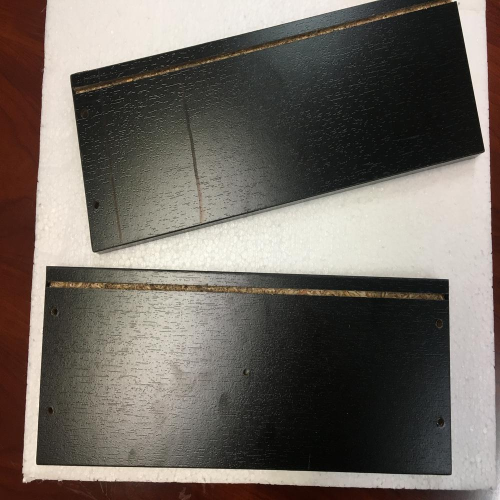
#> input picture cv/2.jpeg, 1000 x 1000 px (shown at 1/2 size); the run also reads 1 picture not shown here
$ python main.py   (older library calls are emulated)
#> lines starting #> are read from the running program, lines starting #| are printed output that depends on the picture
### cv/sift.py
import numpy as np
import cv2
from PIL import Image
import sys
from matplotlib import pyplot as plt


def preprocess(file):
    sImg = Image.open(file)
    w, h = sImg.size
    if w > 1000 and h > 1000:
        dImg=sImg.resize((1000, 1000),Image.ANTIALIAS)
        dImg.save(file)
    elif w > 1000:
        dImg=sImg.resize((1000, h),Image.ANTIALIAS)
        dImg.save(file)
    elif h > 1000:
        dImg=sImg.resize((w, 1000),Image.ANTIALIAS)
        dImg.save(file)


def recognize_from_image(files=['2.jpeg', '1.jpeg']):
    if len(files) < 2:
        return False
    origin_photo = files[0]
    MIN_MATCH_COUNT = 10
    img_colored = cv2.imread(files[0], cv2.IMREAD_COLOR)
#> img_colored is the input picture: shape (1000, 1000, 3); mean B, G, R 97.3, 104.3, 111.1
    origin = cv2.imread(files[0], 0) # trainImage
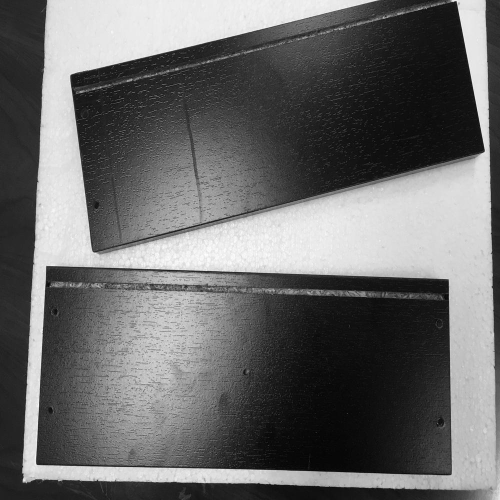
#> origin: shape (1000, 1000) (shown at 1/2 size); min 0, max 255, mean 105.5

    # Preprocess the pictures to accelerate
    for item in files:
        preprocess(item)

    i = 1
    print('before loop')
    while i < len(files):
        print(files[i])
        img = cv2.imread(files[i], 0)  # queryImage
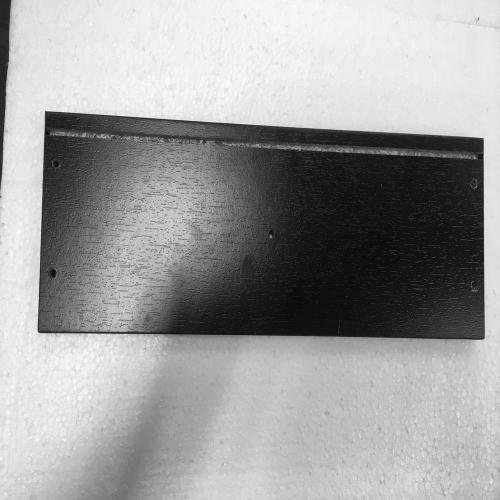
#> img: shape (1000, 1000) (shown at 1/2 size); min 0, max 255, mean 157

        # Initiate SIFT detector
        sift = cv2.xfeatures2d.SIFT_create()

        # find the keypoints and descriptors with SIFT
        kp1, des1 = sift.detectAndCompute(img,None)
#> kp1 = 1172 keypoints; strongest (x, y, size): (107, 240, 27.4), (163, 313, 124.3), (951, 291, 24.4), (92, 225, 4.4)
        kp2, des2 = sift.detectAndCompute(origin,None)
#> kp2 = 1873 keypoints; strongest (x, y, size): (122, 460, 86.2), (155, 159, 21.5), (911, 4, 3), (48, 961, 5.4)


        FLANN_INDEX_KDTREE = 0
        index_params = dict(algorithm=FLANN_INDEX_KDTREE, trees=5)
        search_params = dict(checks=50)
        flann = cv2.FlannBasedMatcher(index_params, search_params)
        matches = flann.knnMatch(des1, des2, k=2)
#> matches = 1172 matches

        # store all the good matches as per Lowe's ratio test.
        good = []
        for m, n in matches:
            if m.distance < 0.7*n.distance:
                good.append(m)
#> after the loop, good = 57 matches

        if len(good) > MIN_MATCH_COUNT:
            src_pts = np.float32([kp1[m.queryIdx].pt for m in good]).reshape(-1, 1, 2)
#> src_pts = 57 rows, first 8: [12.13, 194.8], [18.14, 126.6], [19.08, 104.6], [92.44, 225.1], [93.35, 265.3], [135, 255.5], [165.1, 658.2], [228.5, 531.3]
            dst_pts = np.float32([kp2[m.trainIdx].pt for m in good]).reshape(-1, 1, 2)
#> dst_pts = 57 rows, first 8: [84.44, 195.4], [88.97, 138.7], [89.63, 119.5], [94.34, 534.1], [892.8, 593.8], [828.7, 581.7], [463.5, 552.8], [206.2, 807.3]

            M, mask = cv2.findHomography(src_pts, dst_pts, cv2.RANSAC, 5.0)
#> M = [[0.831, -0.03, 22.94], [-0.0668, 0.839, 341.3], [-7.1e-05, -5.31e-05, 1]]; mask = 57 values, max 1 at index 3, min 0 at index 0, mean 0.772
            matchesMask = mask.ravel().tolist()
#> matchesMask has the same summary as mask

            h, w = img.shape
#> h = 1000; w = 1000
            pts = np.float32([[0, 0], [0, h-1], [w-1, h-1], [w-1, 0]]).reshape(-1, 1, 2)
#> pts = [[0, 0], [0, 999], [999, 999], [999, 0]]
            dst = cv2.perspectiveTransform(pts, M)
#> dst = [[22.94, 341.3], [-7.38, 1245], [939.4, 1269.6], [918, 295.5]]

            origin = cv2.polylines(img_colored, [np.int32(dst)], True, (255,0,0), 7, cv2.LINE_AA)
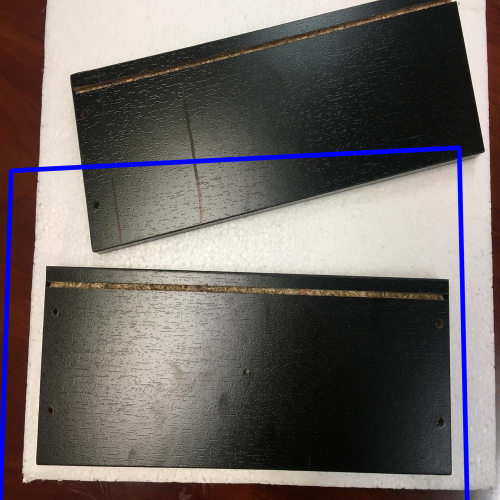
#> origin: shape (1000, 1000, 3) (shown at 1/2 size); mean B, G, R 100.7, 102.3, 108.7

        else:
            print("Not enough matches are found - %d/%d" % (len(good),MIN_MATCH_COUNT))
            matchesMask = None

        i += 1

    plt.xticks([])
    plt.yticks([])
    plt.imshow(origin)
    plt.subplots_adjust(bottom = 0)
    plt.subplots_adjust(top = 1)
    plt.subplots_adjust(right = 1)
    plt.subplots_adjust(left = 0)
    plt.savefig('result.jpg')
    # [9 lines of commented-out code are left out]

# [2 lines that do not run on import are left out]


### cv/main.py
from sift import *


def main():
    recognize_from_image()


if __name__ == "__main__":
    main()
